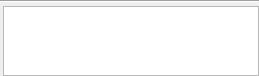
<?xml version="1.0" encoding="UTF-8"?>
<ui version="4.0">
 <class>Form</class>
 <widget class="QWidget" name="Form">
  <property name="maximumSize">
   <size>
    <width>500</width>
    <height>60</height>
   </size>
  </property>
  <property name="windowTitle">
   <string>Form</string>
  </property>
  <layout class="QVBoxLayout" name="verticalLayout">
   <property name="spacing">
    <number>3</number>
   </property>
   <property name="leftMargin">
    <number>0</number>
   </property>
   <property name="topMargin">
    <number>0</number>
   </property>
   <property name="rightMargin">
    <number>0</number>
   </property>
   <property name="bottomMargin">
    <number>0</number>
   </property>
   <item>
    <widget class="Line" name="line">
     <property name="orientation">
      <enum>Qt::Horizontal</enum>
     </property>
    </widget>
   </item>
   <item>
    <layout class="QHBoxLayout" name="horizontalLayout">
     <item>
      <spacer name="horizontalSpacer">
       <property name="orientation">
        <enum>Qt::Horizontal</enum>
       </property>
       <property name="sizeHint" stdset="0">
        <size>
         <width>0</width>
         <height>0</height>
        </size>
       </property>
      </spacer>
     </item>
     <item>
      <widget class="QWidget" name="widget" native="true">
       <property name="toolTip">
        <string>Show the current set of parameters which are used for the different axes</string>
       </property>
       <layout class="QHBoxLayout" name="horizontalLayout_5">
        <property name="spacing">
         <number>0</number>
        </property>
        <property name="leftMargin">
         <number>0</number>
        </property>
        <property name="topMargin">
         <number>0</number>
        </property>
        <property name="rightMargin">
         <number>0</number>
        </property>
        <property name="bottomMargin">
         <number>0</number>
        </property>
       </layout>
      </widget>
     </item>
     <item>
      <widget class="QTextEdit" name="textEdit"/>
     </item>
     <item>
      <spacer name="horizontalSpacer_8">
       <property name="orientation">
        <enum>Qt::Horizontal</enum>
       </property>
       <property name="sizeHint" stdset="0">
        <size>
         <width>0</width>
         <height>0</height>
        </size>
       </property>
      </spacer>
     </item>
    </layout>
   </item>
  </layout>
 </widget>
 <resources/>
 <connections/>
</ui>
